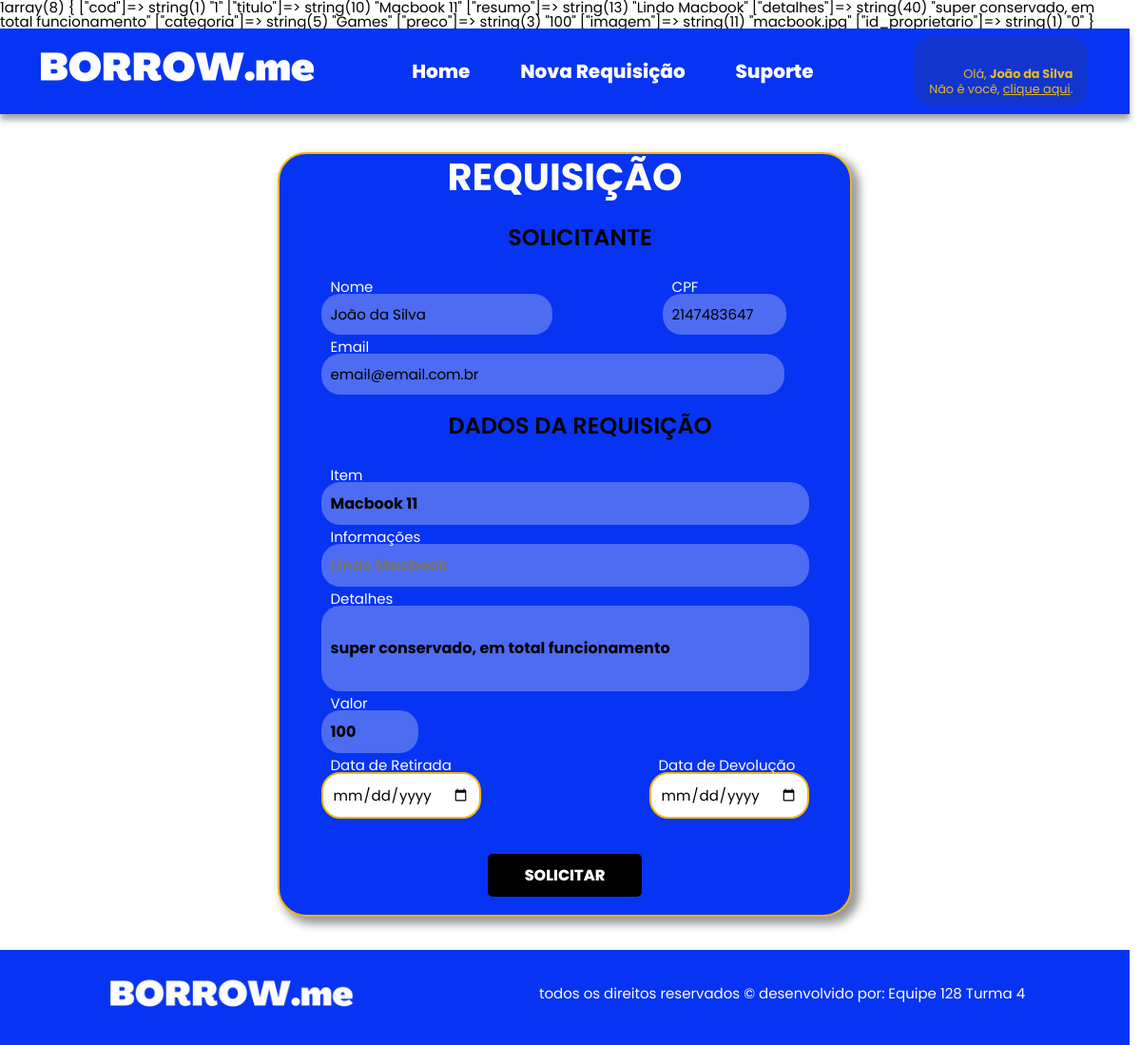
Before: /php/page_solicitar-emprestimo.php?cCOD=1 (signed in) with the older database file.
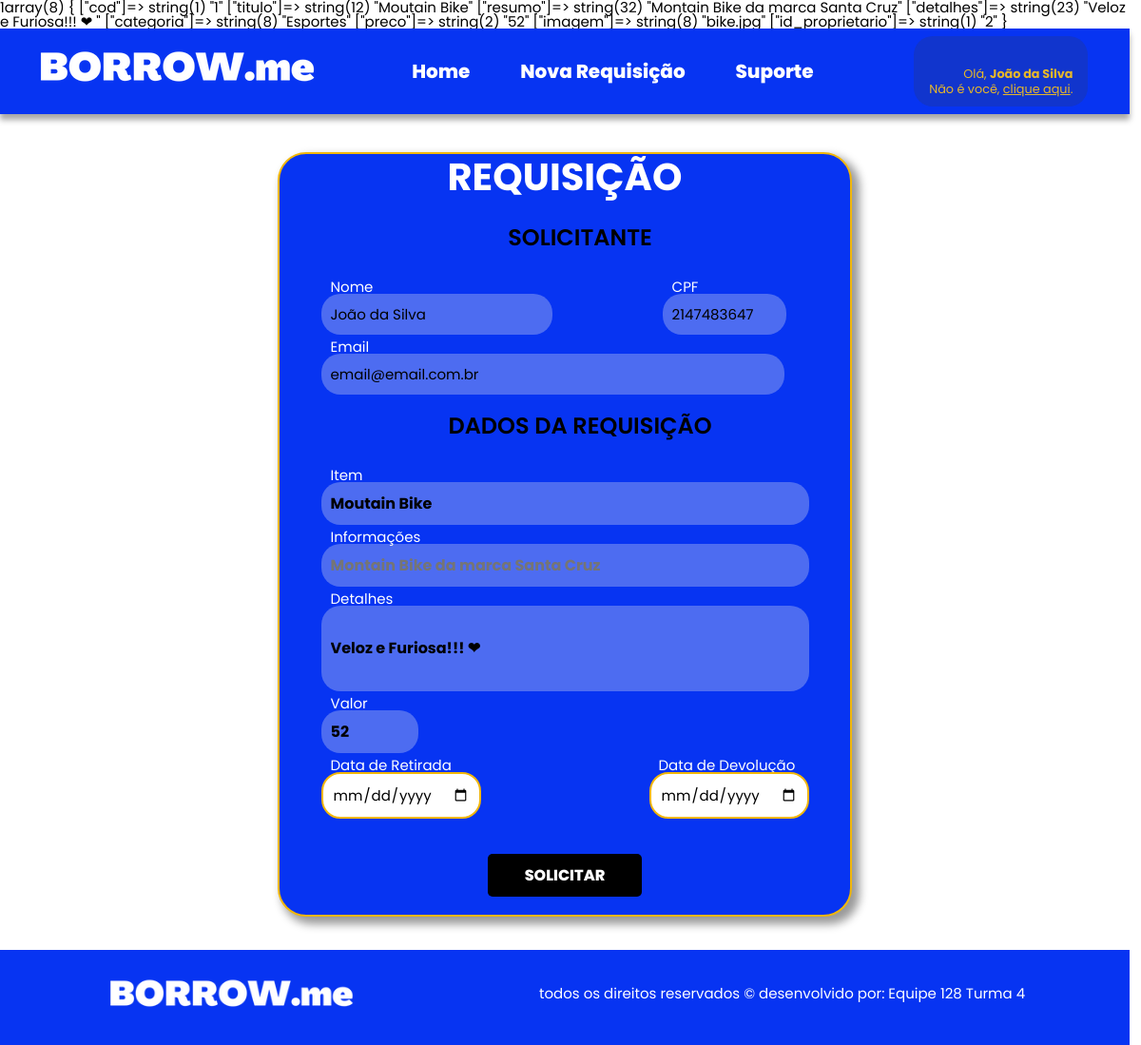
After: the same page with the newer database file.
### tables this page shows
CREATE TABLE `todosprodutos` (
  `cod` int(11) NOT NULL,
  `titulo` varchar(50) NOT NULL,
  `resumo` varchar(100) NOT NULL,
  `detalhes` varchar(500) NOT NULL,
  `categoria` varchar(25) NOT NULL,
  `preco` decimal(10,0) NOT NULL,
  `imagem` longblob NOT NULL,
  `id_proprietario` int(11) NOT NULL
);

### php/page_solicitar-emprestimo.php (the view, shortened to what this page needs)
<?php
    require "funcoes-sql.php";
    $currentCOD = $_GET['cCOD'];
    $sql = "SELECT * FROM todosprodutos WHERE cod = '$currentCOD' ";
    $resposta = $conn_sql->query($sql);
    $item = mysqli_fetch_assoc($resposta);
    var_dump($item);
?>
<!DOCTYPE html>
<html lang="pt-br">
    <head>
        <link rel="stylesheet" href="../css/reset.css">
        <link rel="stylesheet" href="../css/base.css">
        <link rel="stylesheet" href="../css/titulos/titulos.css">
        <link rel="stylesheet" href="../css/botoes.css">
        <link rel="stylesheet" href="../css/boxes/cards.css">
        <link rel="stylesheet" href="../css/boxes/fichas.css">
        <link rel="stylesheet" href="../css/boxes/grades.css">
        <link rel="stylesheet" href="../css/cabecalho/cabecalho.css">
        <link rel="stylesheet" href="../css/cabecalho/log.css">
        <link rel="stylesheet" href="../css/rodape/rodape.css">
        <link rel="stylesheet" href="../css/titulos/titulos.css">
        <link rel="stylesheet" href="../css/formularios.css">
        <link rel="stylesheet" href="../css/styles_solicitaemprestimo.css"/>
    </head>
    <body>
        <header>
            <div class="container-cabecalho">
                <div class="container-cabecalho__logo">
                    <img class="cabecalho__logo__imagem" src="../medias/logo/1.png"/>
                </div>
                <div class="container-cabecalho__menu">
                    <nav class="nav-menu">
                        <ul class="menu__lista">
                            <li class="menu__lista__item"><a href="page_home.php">Home</a></li>
                            <li class="menu__lista__item"><a href="page_solicitar-emprestimo.php">Nova Requisição</a></li>
                            <li class="menu__lista__item"><a href="#">Suporte</a></li>
                        </ul>
                    </nav>
                </div>
                <div class="container-cabecalho__log">
                    <p >Olá, <span style="font-weight:bold"> <?php echo $_SESSION['nome']; ?> </span></p>
                    <span > Não é você, <a style="text-decoration:underline" href="logout.php">clique aqui</a>.</span>
                </div>
            </div>
        </header>
        <main class="main">
                <section class="sections secoes-formularios" id="secao-requisita">
                    <div class="div-box-todos-formularios" id="requisita__form">
                        <h2 class="titulosh2">Requisição</h2>
                        <form action="funcoes-sql.php" method="POST">
                        <fieldset class="fields-requisicao" id="box-form-dadospessoais">
                            <legend class="titulosh3">Solicitante</legend>
                            <div id="div-nome">
                                    <label>Nome</label><br>
                                    <input type="text" placeholder="<?php echo $_SESSION['nome']; ?> " value="<?php echo $_SESSION['nome']; ?>" name="nome" disabled="">
                                </div>
                                <div id="div-cpf">
                                    <label>CPF</label><br>
                                    <input type="text" placeholder="<?php echo $_SESSION['cpf']; ?> " value="<?php echo $_SESSION['cpf']; ?>" name="cpf" disabled="">
                                </div>
                                <div id="div-email">
                                    <label>Email</label><br>
                                    <input type="email" placeholder="<?php echo $_SESSION['email']; ?> " value="<?php echo $_SESSION['email']; ?>" name="email" disabled="">
                                </div>
                            </fieldset>
                            <fieldset class="fields-requisicao">
                                <legend class="titulosh3">Dados da Requisição</legend>
                                <div class="div-fieldsets__cadainfo" id="div-produto">
                                    <label for="">Item</label><br>
                                    <input class="inputs-produto" type="text" placeholder="<?php echo $item["titulo"]; ?>" value="<?php echo $item["titulo"]; ?>" name="titulo" disabled="">
                                    <label for="">Informações</label><br>
                                    <input class="inputs-produto" type="text" placeholder="<?php echo $item["resumo"]; ?>" value="<?php echo $item["subtitulo"]; ?>" name="subtitulo" disabled="">
                                    <label for="">Detalhes</label><br>
                                    <input class="inputs-produto" id="input-detalhes" type="text" placeholder="<?php echo $item["detalhes"]; ?>" value="<?php echo $item["detalhes"]; ?>" name="detalhes" disabled="">
                                    <label for="">Valor</label><br>
                                    <input class="inputs-produto" id="input-preco" type="" placeholder="R$ <?php echo $item["preco"]; ?>" value="<?php echo $item["preco"]; ?>" name="preco" disabled="">
                                </div>
                                <div class="div-fieldsets__cadainfo">
                                    <label for="retirada">Data de Retirada</label><br>
                                    <input name="dataretirada" type="date" required>
                                </div>
                                <div class="div-fieldsets__cadainfo">
                                    <label for="devolucao">Data de Devolução</label><br>
                                    <input name="datadevolucao" type="date" required>
                                </div>
                            </fieldset>
                            <button type="submit" class="todos-botoes" id="btt-solicitar">
                                Solicitar
                            </button>
                        </form>
                    </div>
                </section>
        </main>
<?php
require_once('footer.php');
?>

### php/footer.php
        <footer>
            <div class="container-rodape">
                <div class="container-rodape__imagem">
                    <img class="rodape__imagem" src="../medias/logo/1.png"/>
                </div>
                <div class="container-rodape__descricao">
                    <span>todos os direitos reservados ©</span>
                    <span>desenvolvido por: Equipe 128 Turma 4</span>
                </div>
            </div>
        </footer>
    </body>
</html>

### css/base.css (style rules this page uses)
:root { scroll-behavior: smooth; --azulEscuro: #0734F2; --brancoAbsoluto: #FFFFFF; --brancoAmeno: #FBFBFB; --amareloPrincipal: #F2B707; }
body { font-family: 'Poppins', sans-serif; font-size: 15px; max-width: 99vw; width: 99vw; }
.main { width: 100%; max-width: 100%; }
.sections { display: block; min-height: 400px; height: auto; min-width: 100%; max-width: 100%; padding-top: 2.5rem; }

### css/titulos/titulos.css (style rules this page uses)
.titulosh2 { font-weight: 900; font-size: 2.5rem; text-transform: uppercase; text-align: center; margin: 1rem; }
.titulosh3 { font-weight: 600; font-size: 1.5rem; text-transform: uppercase; text-align: center; margin: 1rem; }

### css/botoes.css (style rules this page uses)
.todos-botoes { outline: none; background-color: black; color: white; font-family: 'Poppins', sans-serif; font-weight: 800; font-size: 16px; text-transform: uppercase; padding: 10px 15px; cursor: pointer; border-radius: 5px; border: none; margin: 10px 0; }

### css/cabecalho/cabecalho.css (style rules this page uses)
header { position: sticky; top: 0; width: 100%; height: 90px; background-color: var(--azulEscuro); z-index: 3; box-shadow: 0 6px 6px 0px rgba(0, 0, 0, 0.35); }
.container-cabecalho { width: 100%; display: flex; justify-content: space-around; }
.container-cabecalho__menu { vertical-align: middle; min-height: 100%; width: 40%; }
.nav-menu { width: 100%; height: 100%; }
.menu__lista { align-items: center; height: 100%; width: 100%; display: flex; justify-content: space-around; }
.menu__lista__item { color: var(--brancoAbsoluto); font-family: 'Poppins', sans-serif; font-weight: 800; font-size: 1.25rem; cursor: pointer; transition: .5s; padding: 10px; }
.menu__lista__item > a { color: var(--brancoAbsoluto); }

### css/cabecalho/log.css (style rules this page uses)
.container-cabecalho__log { background-color: var(--azulEscuro); filter: grayscale(0.2); padding: 2rem 1rem 0 1rem; line-height: 1rem; border-radius: 20px; height: auto; margin: 0.5rem; text-align: end; color: var(--amareloPrincipal); font-size: 0.8rem; }

### css/rodape/rodape.css (style rules this page uses)
footer { margin-top: 1rem; margin-bottom: 0; width: 100%; height: 100px; }
.container-rodape { background-color: var(--azulEscuro); align-items: center; width: 100%; height: 100%; max-height: 100px; display: flex; justify-content: space-around; }
.container-rodape__imagem { max-height: 80px; max-width: 20% }
.rodape__imagem { max-height: 80px; }
.container-rodape__descricao { line-height: 90px; height: 100%; color: var(--brancoAbsoluto); }
.container-rodape__descricao > span { vertical-align: middle; height: 100%; }

### css/formularios.css (style rules this page uses)
* { font-family: 'Poppins', sans-serif; }
.secoes-formularios { display: flex; justify-content: center; align-items: center; margin-bottom: 35px; }
.div-box-todos-formularios { background-color: var(--azulEscuro); height: 700px; width: 600px; display: flex; justify-content: center; align-items: center; border: 2px solid var(--amareloPrincipal); border-radius: 30px; box-shadow: 6px 6px 10px 2px rgba(0, 0, 0, 0.40); }
.titulosh2 { font-family: 'Poppins', sans-serif; color: white; font-size: 40px; font-weight: bolder; text-align: center; }
form label { margin-left: 10px; margin-bottom: 2px; color: white; }
form input { outline: none; border:2px solid var(--amareloPrincipal); border-radius: 20px; padding: 10px; margin-bottom: 5px; }

### css/styles_solicitaemprestimo.css (style rules this page uses)
#requisita__form { flex-direction: column; height: 800px; }
form { width: 90%; margin: 1rem auto; }
.fields-requisicao { display: flex; padding: 1rem 0.5rem; width: 95%; justify-content: space-between; margin: 0 auto; flex-wrap: wrap; }
#div-nome { width: 50%; }
#div-nome input { width: 95%; border: none; }
#div-cpf { width: 30%; }
#div-cpf input { width: 85%; border: none; }
#div-email { width: 100%; }
#div-email input { width: 95%; border: none; }
#div-produto { width: 100%; }
.inputs-produto { width: 100%; font-weight: bold; font-size: 1rem; border: none; color: black; }
#input-detalhes { height: 90px; }
#input-preco { width: 20%; }
#btt-solicitar { width: 30%; margin: 1rem 35%; }

Changed rows visible on the page:
changed todosprodutos: titulo "Macbook 11" → "Moutain Bike"; subtitulo "Lindo Macbook" → "Montain Bike da marca Santa Cruz"; detalhes "super conservado, em total funcionamento" → "Veloz e Furiosa!!! ❤"; preco "100" → "52"
